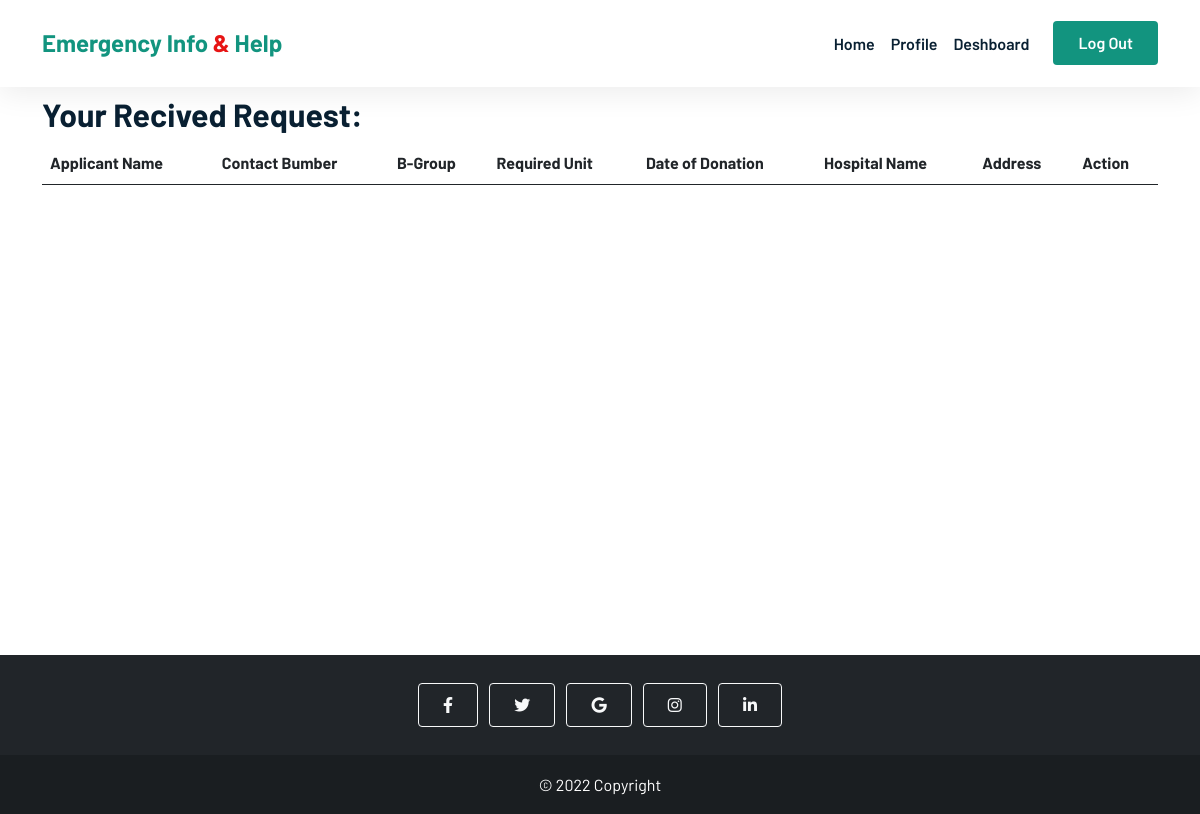
Page /blood_bank_deshboard.php (signed in) on the earlier database version.
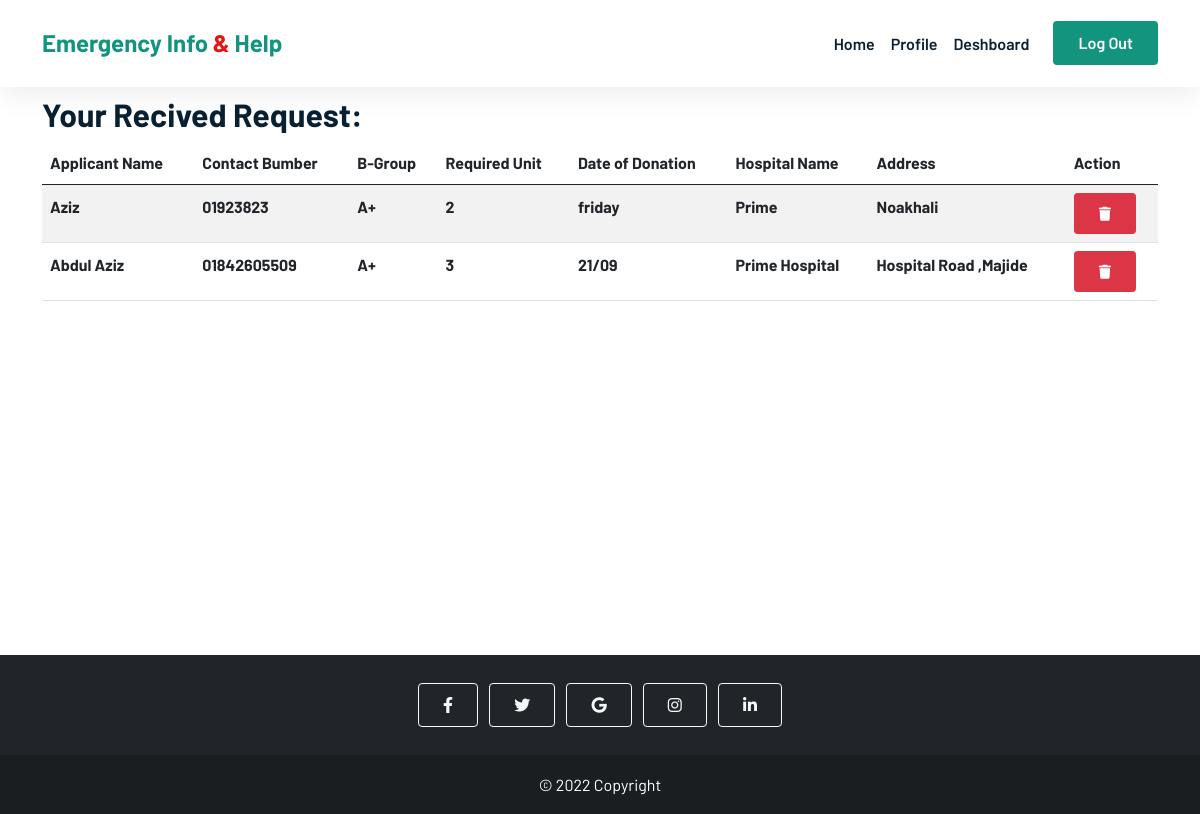
Same page on the later database version.
### tables this page shows
CREATE TABLE `blood_application` (
  `id` int(11) NOT NULL,
  `applicant_name` varchar(255) NOT NULL,
  `contact_number` varchar(32) NOT NULL,
  `blood_group` varchar(6) NOT NULL,
  `requird_unit` int(10) NOT NULL,
  `date_of_donation` varchar(32) NOT NULL,
  `hospital_name` varchar(255) NOT NULL,
  `hospital_address` varchar(255) NOT NULL,
  `bank_id` int(11) DEFAULT NULL
);

### blood_bank_deshboard.php (the view, shortened to what this page needs)
<?php
include_once 'config/db.php';
$id = $_SESSION['user']['id'];
$sql = "SELECT * FROM `blood_application` WHERE bank_id = '$id'";
$results = $con->query($sql);
?>
<!DOCTYPE html>
<html lang="en">
<head>
  <link href="https://cdn.jsdelivr.net/npm/bootstrap@5.0.2/dist/css/bootstrap.min.css" rel="stylesheet" />
  <link rel="stylesheet" href="https://cdnjs.cloudflare.com/ajax/libs/font-awesome/6.1.1/css/all.min.css" />
  <link rel="stylesheet" href="css/style.css" />
</head>
<body>
  <header class="sticky-top">
    <nav class="navbar navbar-expand-lg bg-white">
      <div class="container">
        <a class="navbar-brand" href="index.php">Emergency Info <span>&</span> Help</a>
        <div class="collapse navbar-collapse" id="navbarNavDropdown">
          <ul class="navbar-nav ms-auto">
            <li class="nav-item">
              <a class="nav-link" aria-current="page" href="index.php">Home</a>
            </li>
            <li class="nav-item">
              <a class="nav-link" href="./blood_bank_profile.php">Profile</a>
            </li>
            <li class="nav-item">
              <a class="nav-link active" href="./blood_bank_deshboard.php">Deshboard</a>
            </li>
          </ul>
          <a href="logout.php" class="btn btn-brand ms-lg-3">Log Out</a>
        </div>
      </div>
    </nav>
  </header>
  <main>
    <div class="container deshboard">
      <h2 class="my-2">Your Recived Request:</h2>
      <table class="table table-striped">
        <thead>
          <tr>
            <th scope="col">Applicant Name</th>
            <th scope="col">Contact Bumber</th>
            <th scope="col">B-Group</th>
            <th scope="col">Required Unit</th>
            <th scope="col">Date of Donation</th>
            <th scope="col">Hospital Name</th>
            <th scope="col">Address</th>
            <th scope="col">Action</th>
          </tr>
        </thead>
        <tbody>
          <?php while ($row = $results->fetch_assoc()) : ?>
            <tr>
              <th scope="row"><?php echo $row['applicant_name'] ?></th>
              <th scope="row"><?php echo $row['contact_number'] ?></th>
              <th scope="row"><?php echo $row['blood_group'] ?></th>
              <th scope="row"><?php echo $row['requird_unit'] ?></th>
              <th scope="row"><?php echo $row['date_of_donation'] ?></th>
              <th scope="row"><?php echo $row['hospital_name'] ?></th>
              <th scope="row"><?php echo $row['hospital_address'] ?></th>
              <td>
                <button class='delete btn btn-sm btn-danger' id="<?php echo $row['id'] ?>"><i class=" fa-solid fa-trash"></i></button>
              </td>
            </tr>
          <?php endwhile; ?>
        </tbody>
      </table>
    </div>
  </main>
  <footer class="bg-dark text-center text-white">
    <div class="container p-4 pb-0">
      <section class="mb-4">
        <a class="btn btn-outline-light btn-floating m-1" href="#!" role="button"><i class="fab fa-facebook-f"></i></a>
        <a class="btn btn-outline-light btn-floating m-1" href="#!" role="button"><i class="fab fa-twitter"></i></a>
        <a class="btn btn-outline-light btn-floating m-1" href="#!" role="button"><i class="fab fa-google"></i></a>
        <a class="btn btn-outline-light btn-floating m-1" href="#!" role="button"><i class="fab fa-instagram"></i></a>
        <a class="btn btn-outline-light btn-floating m-1" href="#!" role="button"><i class="fab fa-linkedin-in"></i></a>
      </section>
    </div>
    <div class="text-center p-3 footer-last">
      © 2022 Copyright
    </div>
  </footer>
</body>
</html>

### css/style.css (style rules this page uses)
* { margin: 0; padding: 0; box-sizing: border-box; list-style: none; }
html, body { font-family: "Barlow", sans-serif; line-height: 1.7; color: black; max-width: 100%; scroll-behavior: smooth; }
h1, h2, h3, h4, h5, h6 { font-weight: 700 !important; color: #092032; }
.navbar-nav .nav-link { color: #092032; text-decoration: none; transition: all 0.4s ease; font-weight: 600; }
a { color: #092032; text-decoration: none; }
.navbar { box-shadow: 0px 6px 30px rgba(0, 0, 0, 0.08); z-index: 1; padding: 1.5% 0; }
.navbar .navbar-brand { font-weight: 700; font-size: 24px; color: #12947f; }
.navbar-brand span { color: #e71414; }
.btn { padding: 9px 24px; font-weight: 600; }
.btn-brand { color: white; background-color: #12947f; }
.footer-last { background-color: rgba(0, 0, 0, 0.2); }
a { color: black; }
.deshboard { min-height: 70vh; }

Differences in the rows shown:
added blood_application: applicant_name "Aziz", contact_number "01923823", blood_group "A+", requird_unit "2", date_of_donation "friday", hospital_name "Prime", hospital_address "Noakhali"
added blood_application: applicant_name "Abdul Aziz", contact_number "01842605509", blood_group "A+", requird_unit "3", date_of_donation "21/09", hospital_name "Prime Hospital", hospital_address "Hospital Road ,Majide"
